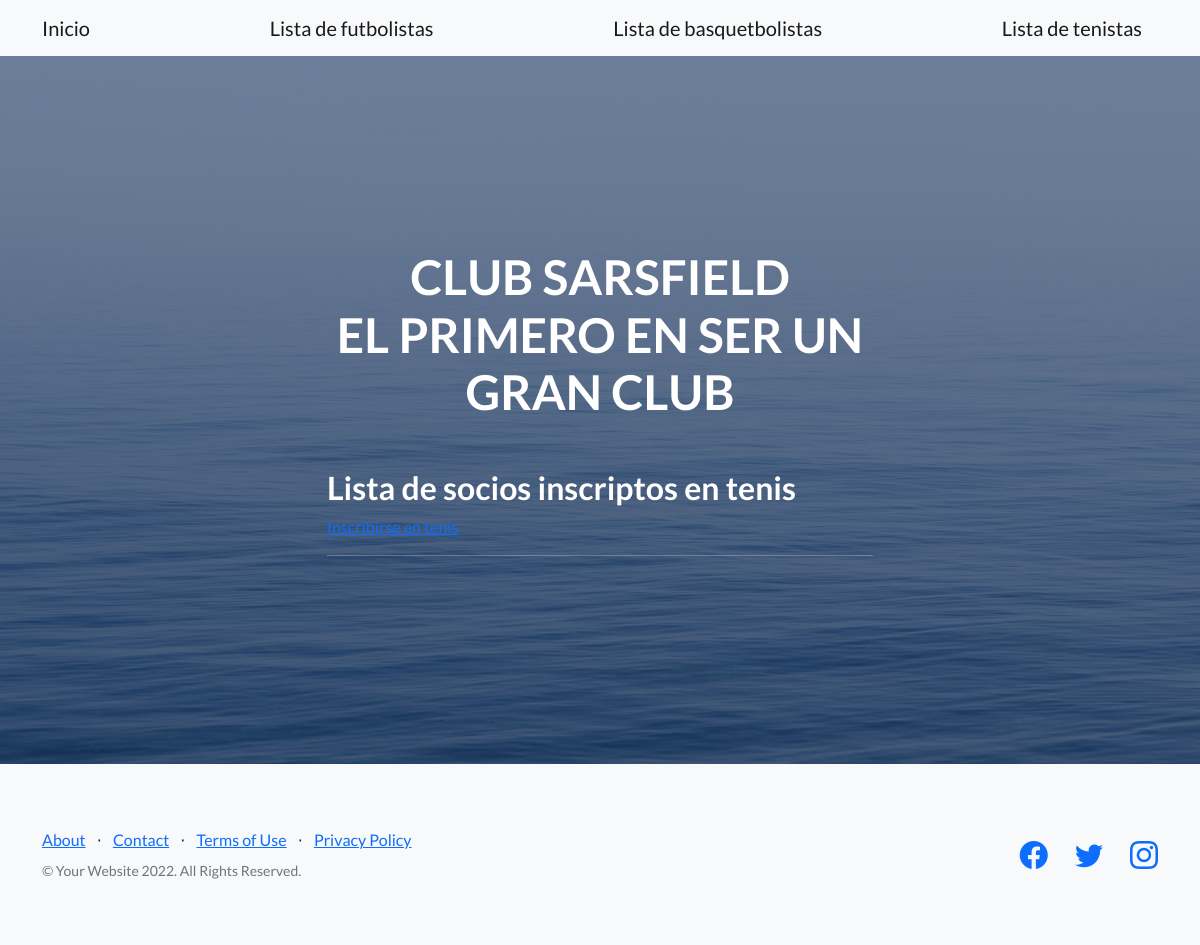
Before: /app_MVT/tenis/ with the older database file.
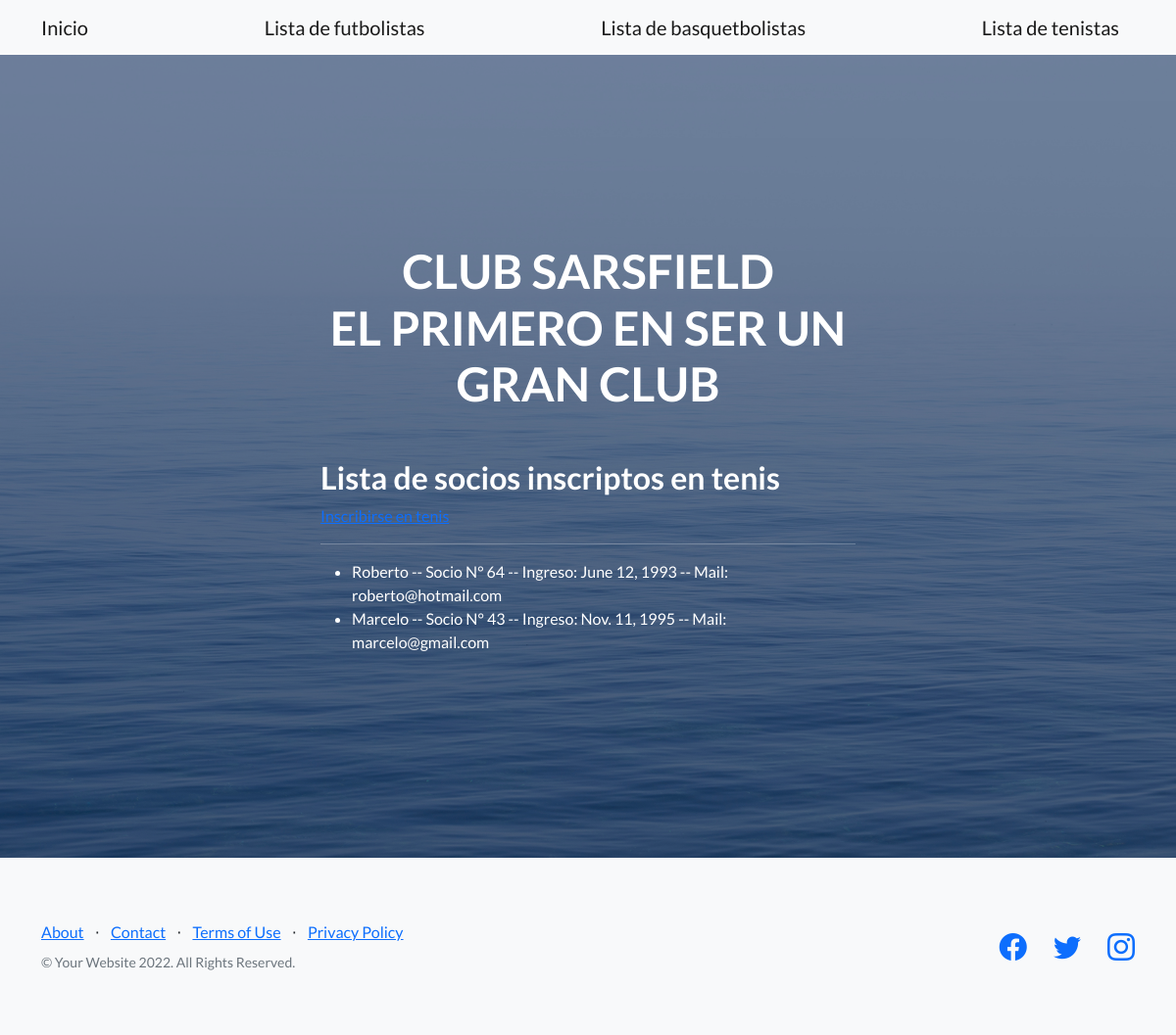
After: the same page with the newer database file.
### app_MVT/models.py (models this page shows)
class Tenis(models.Model):
    numeroDeSocio = models.IntegerField()
    nombre=models.CharField(max_length=40)
    fechaDeIngreso = models.DateField()
    email = models.EmailField()

### app_MVT/views.py (the view)
# urls.py: path('tenis/', views.tenis,name='tenis'),
def tenis(request):
    tenis = Tenis.objects.all()
    context_dict = {
        'tenis': tenis
    }
    return render(
        request=request,
        context=context_dict,
        template_name="app_MVT/tenis.html"
    )

### app_MVT/templates/app_MVT/tenis.html
{% extends "app_MVT/index.html" %}
{% load static %}
{% block contenidoQueCambia %}
<h2>Lista de socios inscriptos en tenis</h2>
<a class="card_custom" href="{% url 'TenisDjangoForms' %}">Inscribirse en tenis</a>
<hr></hr>
<ul>
    {% for tenis in tenis %}
        <li>
            {{tenis.nombre}}
            -- Socio N° {{tenis.numeroDeSocio }}
            -- Ingreso: {{tenis.fechaDeIngreso}}
            -- Mail: {{tenis.email}}
        </li>
    {% endfor %}
</ul>
{% endblock %}

### app_MVT/templates/app_MVT/index.html (shortened to what this page needs)
<!DOCTYPE html>
<html lang="en">
    <head>
        {% load static %}
        <link href="https://cdn.jsdelivr.net/npm/bootstrap-icons@1.5.0/font/bootstrap-icons.css" rel="stylesheet" type="text/css" />
        <link href="{% static 'app_MVT/css/styles.css' %}" rel="stylesheet" />
    </head>
    <body>
        <nav class="navbar navbar-light bg-light static-top">
            <div class="container">
                <a class="navbar-brand" href="{% url 'inicio' %}">Inicio</a>
                <a class="navbar-brand" href="{% url 'futbol' %}">Lista de futbolistas</a>
                <a class="navbar-brand" href="{% url 'basquet' %}">Lista de basquetbolistas</a>
                <a class="navbar-brand" href="{% url 'tenis' %}">Lista de tenistas</a>
            </div>
        </nav>
        <header class="masthead">
            <div class="container position-relative">
                <div class="row justify-content-center">
                    <div class="col-xl-6">
                        <div class="text-center text-white">
                            <h1 class="mb-5">CLUB SARSFIELD <br> EL PRIMERO EN SER UN GRAN CLUB</h1>
                            <div class="text-lg-start text-white">
                                {% block contenidoQueCambia %}
                                {% endblock %}
                            </div>
                        </div>
                    </div>
                </div>
            </div>
        </header>
        <footer class="footer bg-light">
            <div class="container">
                <div class="row">
                    <div class="col-lg-6 h-100 text-center text-lg-start my-auto">
                        <ul class="list-inline mb-2">
                            <li class="list-inline-item"><a href="#!">About</a></li>
                            <li class="list-inline-item">⋅</li>
                            <li class="list-inline-item"><a href="#!">Contact</a></li>
                            <li class="list-inline-item">⋅</li>
                            <li class="list-inline-item"><a href="#!">Terms of Use</a></li>
                            <li class="list-inline-item">⋅</li>
                            <li class="list-inline-item"><a href="#!">Privacy Policy</a></li>
                        </ul>
                        <p class="text-muted small mb-4 mb-lg-0">&copy; Your Website 2022. All Rights Reserved.</p>
                    </div>
                    <div class="col-lg-6 h-100 text-center text-lg-end my-auto">
                        <ul class="list-inline mb-0">
                            <li class="list-inline-item me-4">
                                <a href="#!"><i class="bi-facebook fs-3"></i></a>
                            </li>
                            <li class="list-inline-item me-4">
                                <a href="#!"><i class="bi-twitter fs-3"></i></a>
                            </li>
                            <li class="list-inline-item">
                                <a href="#!"><i class="bi-instagram fs-3"></i></a>
                            </li>
                        </ul>
                    </div>
                </div>
            </div>
        </footer>
    </body>
</html>

Changed rows visible on the page:
added Tenis: nombre "Roberto", numeroDeSocio "64", fechaDeIngreso "June 12, 1993", email "roberto@hotmail.com"
added Tenis: nombre "Marcelo", numeroDeSocio "43", fechaDeIngreso "Nov. 11, 1995", email "marcelo@gmail.com"
